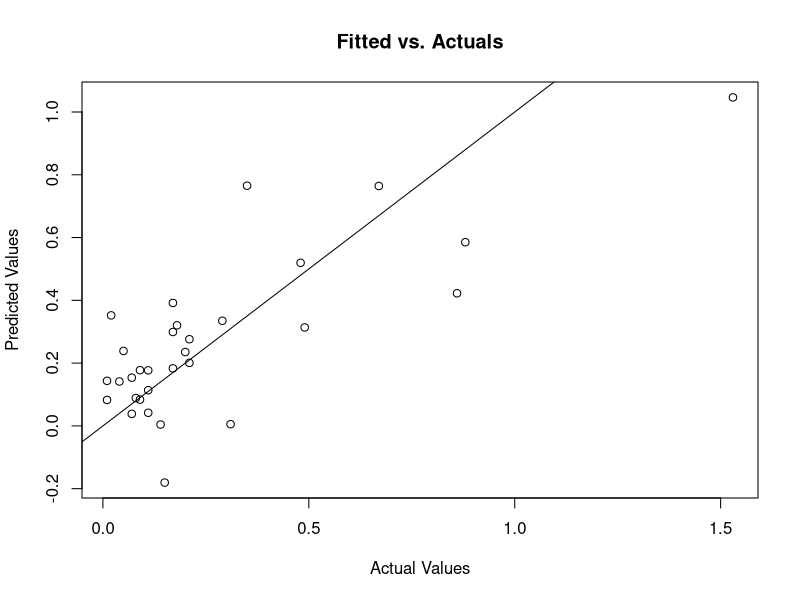
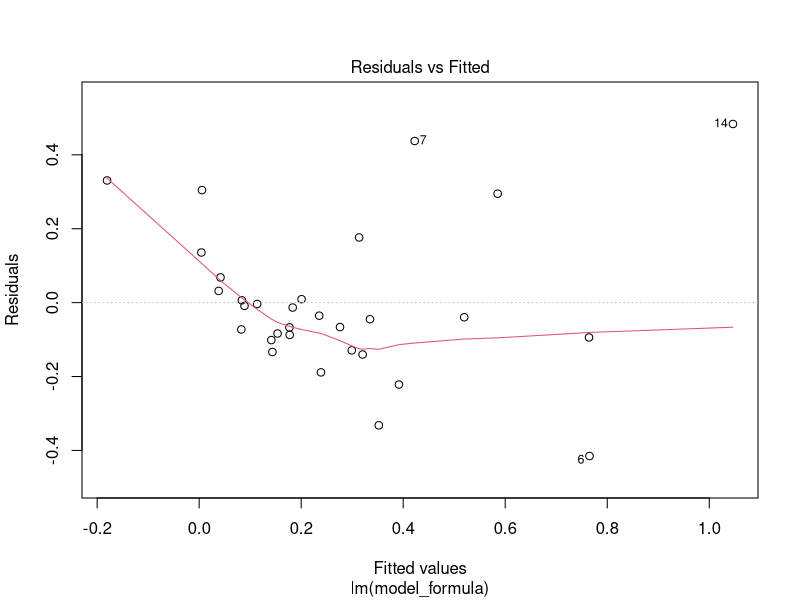
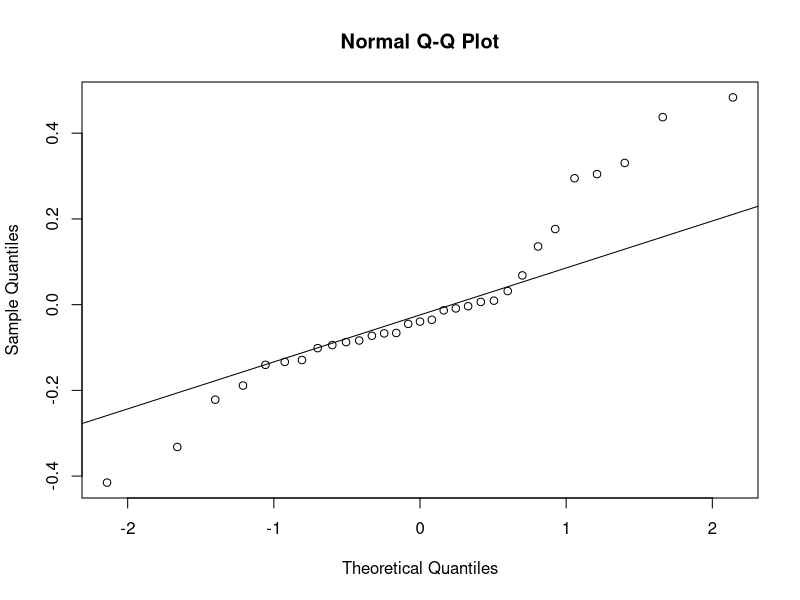
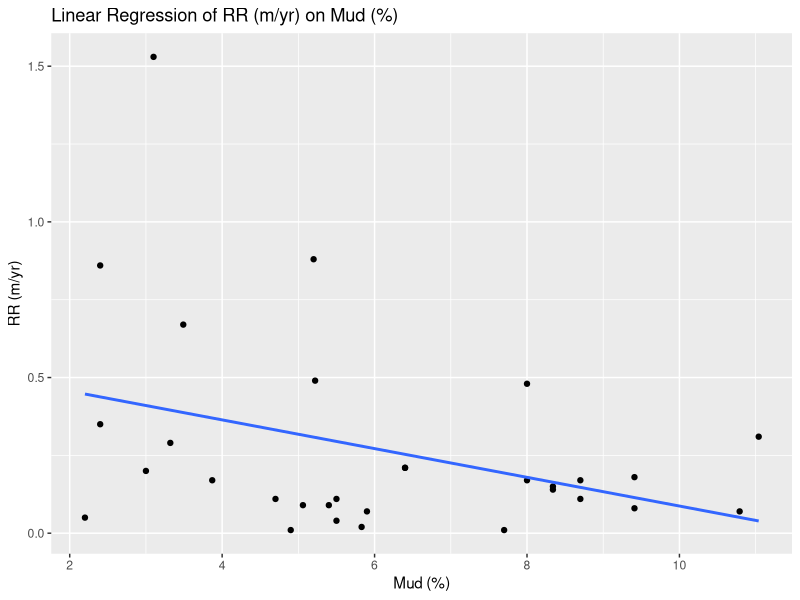
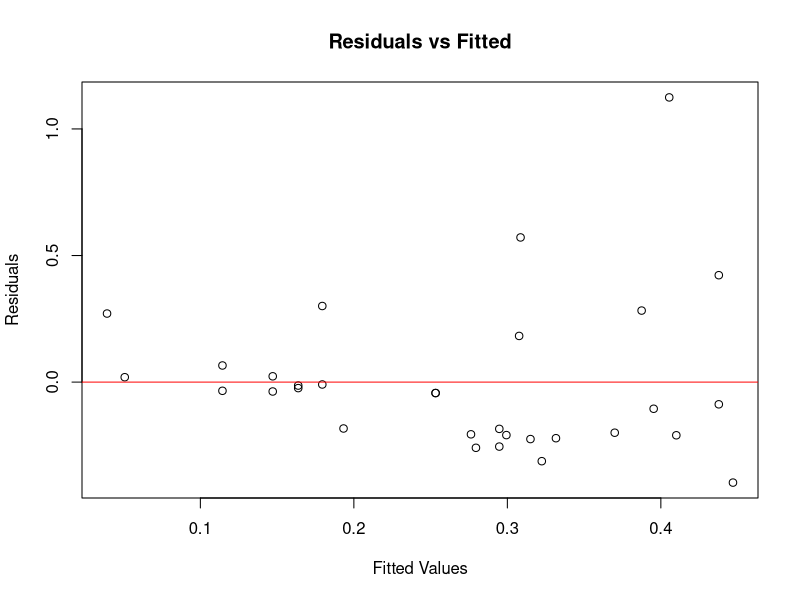
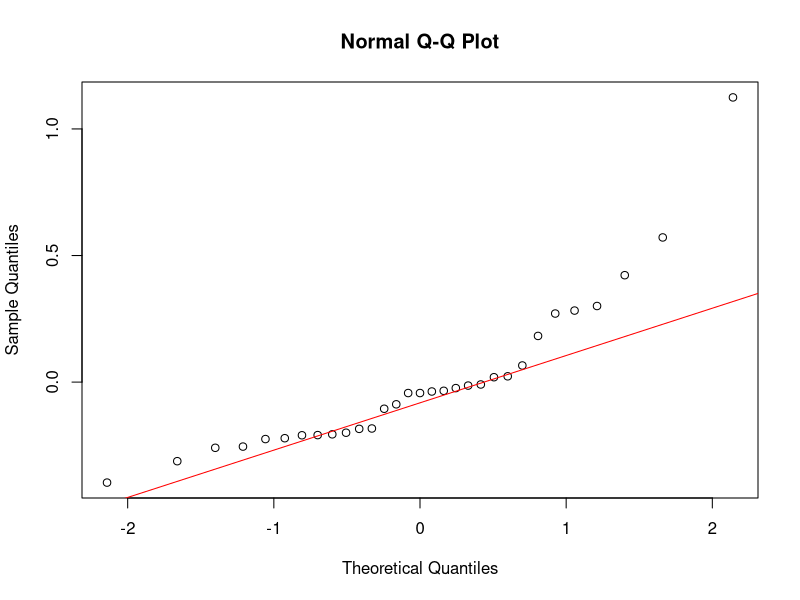
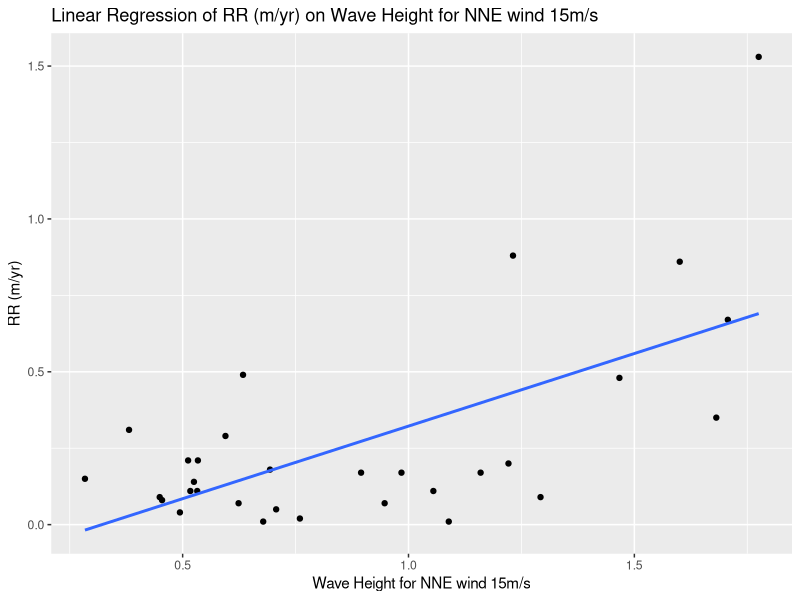
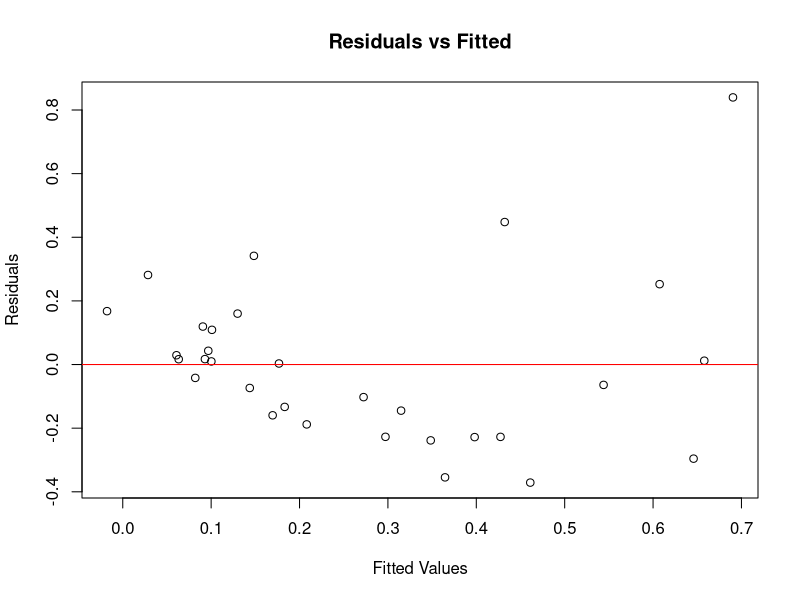

These figures' R source, in order: (Note: this script raises an error after producing the figures.)
## ---- chunk 1
knitr::opts_chunk$set(echo = TRUE)
## ---- chunk 2
library(ggplot2)
library(tidyverse)
## ---- chunk 3
erosion<-read.csv("erosion.csv")
## ---- chunk 4
library(readr)
data <- read_csv("erosion.csv")
names(data) <- gsub(" ", "_", names(data))
names(data) <- gsub("\\(", "", names(data))
names(data) <- gsub("\\)", "", names(data))
names(data) <- gsub("/", "_per_", names(data))
names(data) <- gsub("%", "percent", names(data))
if ("RR (m/yr)" %in% names(data)) {
  names(data)[names(data) == "RR (m/yr)"] <- "RR_m_per_yr"
}
predictors <- setdiff(names(data), c("Bluff", "RR_m_per_yr"))
target <- "RR_m_per_yr"
model_formula <- as.formula(paste(target, "~", paste(predictors, collapse = " + ")))
model <- lm(model_formula, data = data)
summary(model)
predictions <- predict(model, data)
mse <- mean((data[[target]] - predictions)^2)
rsquared <- summary(model)$r.squared
cat("Mean Squared Error (MSE):", mse, "\n")
cat("R-squared:", rsquared, "\n")


## ---- chunk 5
#Check Linearity
plot(data[[target]], predictions, main = "Fitted vs. Actuals",
     xlab = "Actual Values", ylab = "Predicted Values")
abline(0, 1)

#Check Homoscedasticity
plot(model, which = 1)

#Check Normal Distribution of Residuals
qqnorm(model$residuals)
qqline(model$residuals)

## ---- chunk 6
data <- read.csv("erosion.csv")  
model1 <- lm(`RR..m.yr.` ~ `Mud....`, data = data)
summary(model)
ggplot(data, aes(x = `Mud....`, y = `RR..m.yr.`)) +
  geom_point() +
  geom_smooth(method = "lm", se = FALSE) +  
  labs(title = "Linear Regression of RR (m/yr) on Mud (%)",
       x = "Mud (%)",
       y = "RR (m/yr)")

## ---- chunk 7
# Plotting Residuals vs Fitted Values
plot(model1$fitted.values, model1$residuals,
     xlab = "Fitted Values", ylab = "Residuals",
     main = "Residuals vs Fitted")
abline(h = 0, col = "red")

# Plotting Normal Q-Q plot for Residuals
qqnorm(model1$residuals)
qqline(model1$residuals, col = "red")

## ---- chunk 8
model2 <- lm(`RR..m.yr.` ~ `Wave.Height.for.NNE.wind.15.m.s..m.`, data = data)
summary(model2)
ggplot(data, aes(x = `Wave.Height.for.NNE.wind.15.m.s..m.`, y = `RR..m.yr.`)) +
  geom_point() +
  geom_smooth(method = "lm", se = FALSE) +  
  labs(title = "Linear Regression of RR (m/yr) on Wave Height for NNE wind 15m/s",
       x = "Wave Height for NNE wind 15m/s",
       y = "RR (m/yr)")
## ---- chunk 9
# Residuals vs Fitted Values Plot
plot(model2$fitted.values, model2$residuals,
     xlab = "Fitted Values", ylab = "Residuals",
     main = "Residuals vs Fitted")
abline(h = 0, col = "red")

# Normal Q-Q Plot for Residuals
qqnorm(model2$residuals)
qqline(model2$residuals, col = "red")

## ---- chunk 10
model3 <- lm(`RR..m.yr.` ~ `Max.Wave.Height..m.`, data = data)
summary(model3)
ggplot(data, aes(x = `Max.Wave.Height..m.`, y = `RR..m.yr.`)) +
  geom_point() +
  geom_smooth(method = "lm", se = FALSE) +  
  labs(title = "Linear Regression of RR (m/yr) on Max Wave Height(m)",
       x = "Max Wave Height(m)",
       y = "RR (m/yr)")
## ---- chunk 11
# Residuals vs Fitted Values Plot
plot(model3$fitted.values, model3$residuals,
     xlab = "Fitted Values", ylab = "Residuals",
     main = "Residuals vs Fitted")
abline(h = 0, col = "red")

# Normal Q-Q Plot for Residuals
qqnorm(model3$residuals)
qqline(model3$residuals, col = "red")

## ---- chunk 12
model <- lm(`RR..m.yr.` ~ `BluffEl..m.`, data = data)
summary(model)
ggplot(data, aes(x = `BluffEl..m.`, y = `RR..m.yr.`)) +
  geom_point() +
  geom_smooth(method = "lm", se = FALSE) +  
  labs(title = "Linear Regression of RR (m/yr) on BluffEl(m)",
       x = "BluffEl(m)",
       y = "RR (m/yr)")
## ---- chunk 13
model <- lm(`RR..m.yr.` ~ `Orientation..deg.`, data = data)
summary(model)
ggplot(data, aes(x = `Orientation..deg.`, y = `RR..m.yr.`)) +
  geom_point() +
  geom_smooth(method = "lm", se = FALSE) +  
  labs(title = "Linear Regression of RR (m/yr) on Orientation(deg)",
       x = "Orientation(deg)",
       y = "RR (m/yr)")
## ---- chunk 14
model <- lm(`RR..m.yr.` ~ `BaseEl..m.`, data = data)
summary(model)
ggplot(data, aes(x = `BaseEl..m.`, y = `RR..m.yr.`)) +
  geom_point() +
  geom_smooth(method = "lm", se = FALSE) +  
  labs(title = "Linear Regression of RR (m/yr) on BaseEl(m)",
       x = "BaseEl(m)",
       y = "RR (m/yr)")
## ---- chunk 15

data$Seawall <- factor(data$Seawall)
model <- lm(`RR..m.yr.` ~ Seawall, data = data)
summary(model)
ggplot(data, aes(x = Seawall, y = `RR..m.yr.`)) +
  geom_boxplot() +
  labs(title = "Effect of Seawall on RR (m/yr)", x = "Seawall", y = "RR (m/yr)")

## ---- chunk 16
data$ErosionVulnerability <- factor(data$ErosionVulnerability)
model <- lm(`RR..m.yr.` ~ ErosionVulnerability, data = data)
summary(model)
ggplot(data, aes(x = ErosionVulnerability, y = `RR..m.yr.`)) +
  geom_boxplot() +
  labs(title = "Effect of ErosionVulnerability on RR (m/yr)", x = "ErosionVulnerability", y = "RR (m/yr)")
